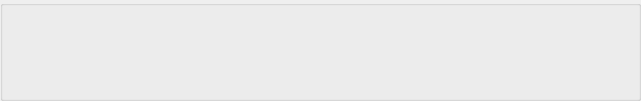
   <widget class="QGroupBox" name="groupBox">
    <property name="geometry">
     <rect>
      <x>30</x>
      <y>-20</y>
      <width>641</width>
      <height>101</height>
     </rect>
    </property>
    <property name="title">
     <string/>
    </property>
    <widget class="QPushButton" name="pushButton_4">
     <property name="geometry">
      <rect>
       <x>20</x>
       <y>30</y>
       <width>88</width>
       <height>61</height>
      </rect>
     </property>
     <property name="styleSheet">
      <string notr="true">QPushButton
{
border-radius: 30px
}

QPushButton::hover
{
	background-color: rgb(114, 159, 207);
}
QPushButton:pressed
{
    color: black;
    background-color: #D1DBCB;
    padding-top: -15px;
    padding-bottom: -17px;
}</string>
     </property>
     <property name="text">
      <string/>
     </property>
     <property name="icon">
      <iconset resource="icon.qrc">
       <normaloff>:/newPrefix/icons/settings.png</normaloff>:/newPrefix/icons/settings.png</iconset>
     </property>
     <property name="iconSize">
      <size>
       <width>77</width>
       <height>83</height>
      </size>
     </property>
     <property name="checkable">
      <bool>true</bool>
     </property>
     <property name="autoRepeat">
      <bool>true</bool>
     </property>
    </widget>
    <widget class="QPushButton" name="pushButton_3">
     <property name="geometry">
      <rect>
       <x>280</x>
       <y>30</y>
       <width>88</width>
       <height>61</height>
      </rect>
     </property>
     <property name="styleSheet">
      <string notr="true">QPushButton
{
border-radius: 30px
}

QPushButton::hover
{
	background-color: rgb(114, 159, 207);
}
QPushButton:pressed
{
    color: black;
    background-color: #D1DBCB;
    padding-top: -15px;
    padding-bottom: -17px;
}</string>
     </property>
     <property name="text">
      <string/>
     </property>
     <property name="icon">
      <iconset resource="icon.qrc">
       <normaloff>:/newPrefix/icons/youtube.png</normaloff>:/newPrefix/icons/youtube.png</iconset>
     </property>
     <property name="iconSize">
      <size>
       <width>58</width>
       <height>118</height>
      </size>
     </property>
     <property name="checkable">
      <bool>true</bool>
     </property>
    </widget>
    <widget class="QPushButton" name="pushButton">
     <property name="geometry">
      <rect>
       <x>540</x>
       <y>30</y>
       <width>88</width>
       <height>61</height>
      </rect>
     </property>
     <property name="styleSheet">
      <string notr="true">QPushButton
{
border-radius: 30px
}

QPushButton::hover
{
	background-color: rgb(114, 159, 207);
}
QPushButton:pressed
{
    color: black;
    background-color: #D1DBCB;
    padding-top: -15px;
    padding-bottom: -17px;
}</string>
     </property>
     <property name="text">
      <string/>
     </property>
     <property name="icon">
      <iconset resource="icon.qrc">
       <normaloff>:/newPrefix/icons/home.png</normaloff>:/newPrefix/icons/home.png</iconset>
     </property>
     <property name="iconSize">
      <size>
       <width>130</width>
       <height>130</height>
      </size>
     </property>
     <property name="checkable">
      <bool>false</bool>
     </property>
     <property name="autoDefault">
      <bool>false</bool>
     </property>
     <property name="default">
      <bool>false</bool>
     </property>
     <property name="flat">
      <bool>false</bool>
     </property>
    </widget>
    <widget class="QPushButton" name="pushButton_2">
     <property name="geometry">
      <rect>
       <x>410</x>
       <y>30</y>
       <width>88</width>
       <height>61</height>
      </rect>
     </property>
     <property name="mouseTracking">
      <bool>true</bool>
     </property>
     <property name="styleSheet">
      <string notr="true">QPushButton
{
border-radius: 30px
}

QPushButton::hover
{
	background-color: rgb(114, 159, 207);
}
QPushButton:pressed
{
    color: black;
    background-color: #D1DBCB;
    padding-top: -15px;
    padding-bottom: -17px;
}</string>
     </property>
     <property name="text">
      <string/>
     </property>
     <property name="icon">
      <iconset resource="icon.qrc">
       <normaloff>:/newPrefix/icons/Download.png</normaloff>:/newPrefix/icons/Download.png</iconset>
     </property>
     <property name="iconSize">
      <size>
       <width>150</width>
       <height>150</height>
      </size>
     </property>
     <property name="checkable">
      <bool>true</bool>
     </property>
     <property name="flat">
      <bool>true</bool>
     </property>
    </widget>
    <widget class="QPushButton" name="pushButton_6">
     <property name="geometry">
      <rect>
       <x>150</x>
       <y>30</y>
       <width>88</width>
       <height>61</height>
      </rect>
     </property>
     <property name="styleSheet">
      <string notr="true">QPushButton
{
border-radius: 30px
}

QPushButton::hover
{
	background-color: rgb(114, 159, 207);
}
QPushButton:pressed
{
    color: black;
    background-color: #D1DBCB;
    padding-top: -15px;
    padding-bottom: -17px;
}</string>
     </property>
     <property name="text">
      <string/>
     </property>
     <property name="icon">
      <iconset resource="icon.qrc">
       <normaloff>:/newPrefix/icons/img_373619.png</normaloff>:/newPrefix/icons/img_373619.png</iconset>
     </property>
     <property name="iconSize">
      <size>
       <width>42</width>
       <height>99</height>
      </size>
     </property>
     <property name="checkable">
      <bool>true</bool>
     </property>
     <property name="autoRepeat">
      <bool>true</bool>
     </property>
    </widget>
    <zorder>pushButton_4</zorder>
    <zorder>pushButton_3</zorder>
    <zorder>pushButton_2</zorder>
    <zorder>pushButton</zorder>
    <zorder>pushButton_6</zorder>
   </widget>
